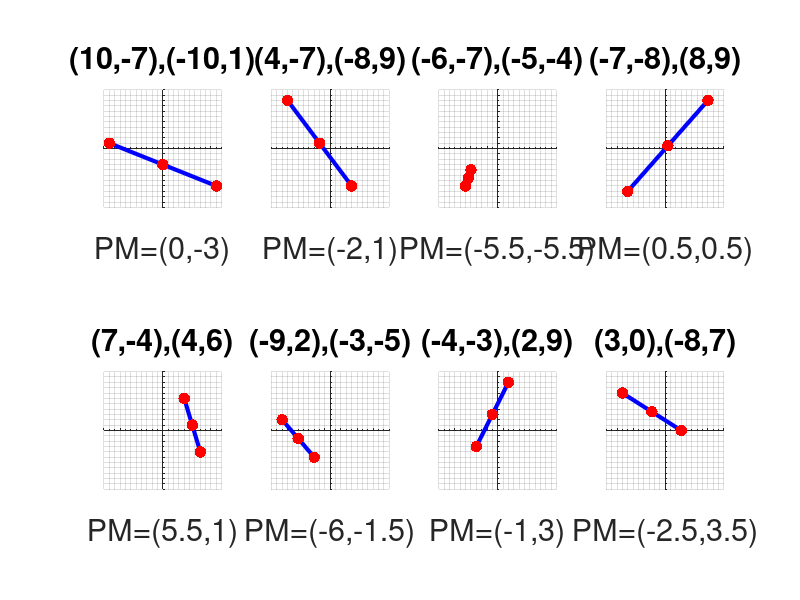

Source code (MATLAB):
clear all; close all; clc;
h=figure('Position',[1 21 1366 670], ...
'Name',strcat('Generador de Punto Medio', ...
''));
%%%%%%%%%%%%%%%%%%%%%%%%%%
lw=3; fs=20; ms=25; vc1=[0 0 1]; vc2=[1 0 0];
%%%%%%%%%%%%%%%%%%%%%%%%%%%%%%%%   
for i=1:8          
subplot(2,4,i)
x = randi([-10 10],1,2);
y = randi([-10 10],1,2);
hold on;
plot(x,y,'-','linewidth',lw,'color',vc1);
plot([x mean(x)],[y mean(y)],'.','markersize',ms,'color',vc2);
hold off;
title({strcat('(',num2str(x(1)),',',num2str(y(1)),'),(', ...
        num2str(x(2)),',',num2str(y(2)),')')}, ...
'fontsize',fs,'fontweight','bold')
xlabel(strcat('PM=(',num2str(mean(x)),',',num2str(mean(y)),')'),... 
    'interpreter','tex','fontsize',fs);
axis([-11 11 -11 11])
axis square;
set(gca,'xaxislocation','origin',...
'yaxislocation','origin');
box off; grid on;
set(gca,'ytick',-11:1:11);
set(gca,'xtick',-11:1:11);
set(gca,'fontsize',fs,'yTickLabel',{})
set(gca,'fontsize',fs,'xTickLabel',{})
endfor
%%%%%%%%%%%%%%%%%%%%%%%%%%%%%%%%           
